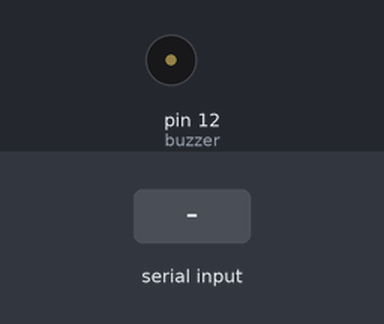
This sketch was run on a simulated Arduino Uno, built with avr-gcc and run on an emulated ATmega328P. On the bench: buzzer (waves = sounding). Inputs (shaded band) come from the test bench.

Above: at 1.2 s.
1.3 s: "u" received over Serial
At 1.7 s:
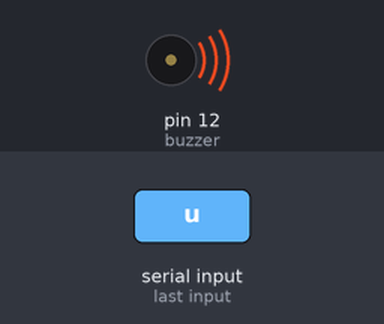
Timing chart, 0 to 4.3 s (numbered marks = the images above; inputs shaded):
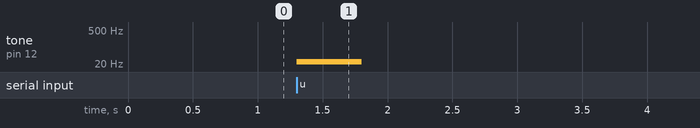

The sketch:

buzzer.ino
```cpp
const int buzzer = 12; //buzzer to arduino pin12
int incomingByte;      // a variable to read incoming serial data into

void setup(){
  pinMode(buzzer, OUTPUT); // Set buzzer
  Serial.begin(9600);
}

void loop(){
  // see if there's incoming serial data:
  if (Serial.available() > 0)
  {
    // read the oldest byte in the serial buffer:
    incomingByte = Serial.read();
    if (incomingByte == 'u') {
      tone(buzzer, 25); // Send 25Hz signal for piezo feedback
      delay(500);        //buzz for 500 ms
    }
  }
  else
  {
    noTone(buzzer);
  }
}
```

Measured:
- after the input at 1.3 s, tone on pin 12 (buzzer): silent → 25 Hz at once, → silent 0.50 s later
